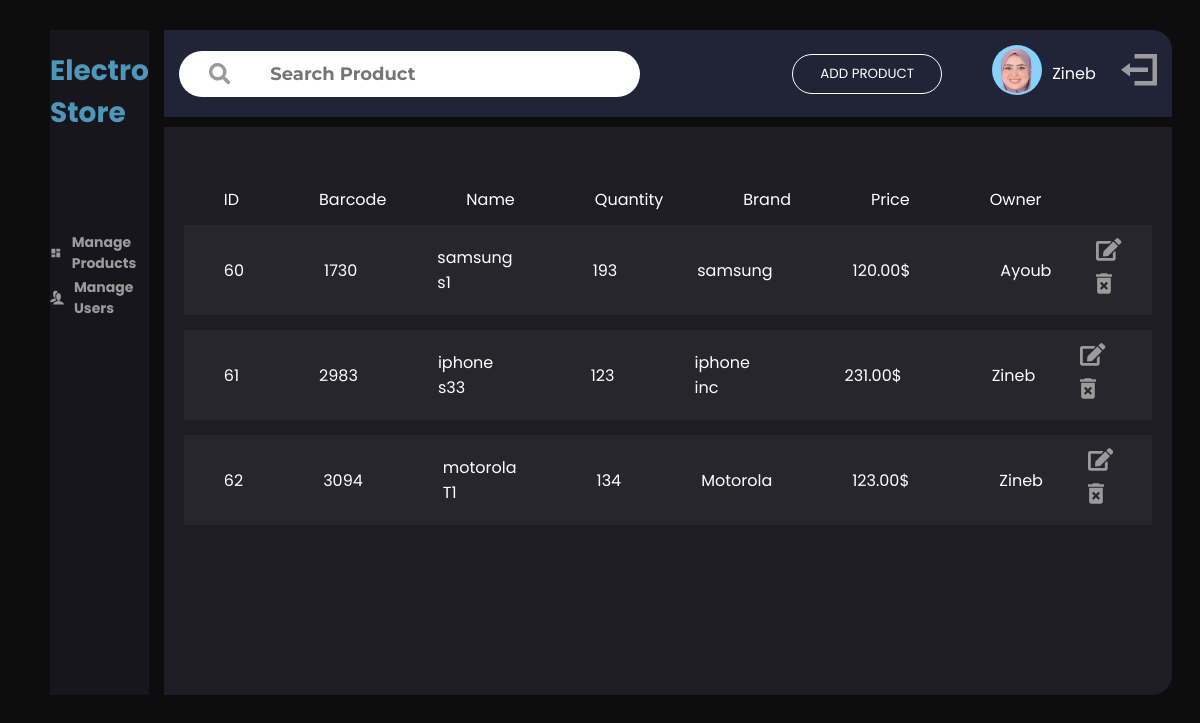
/index.php (signed in), run on the app's committed database.
### tables this page shows
CREATE TABLE `products` (
  `id_product` int(11) NOT NULL,
  `P_name` varchar(20) DEFAULT NULL,
  `Barcode` int(11) DEFAULT NULL,
  `Quantity` int(11) DEFAULT NULL,
  `Brand` varchar(10) DEFAULT NULL,
  `Price` decimal(10,2) DEFAULT NULL,
  `image_url` varchar(300) DEFAULT NULL,
  `id_user` int(11) DEFAULT NULL
);

CREATE TABLE `users` (
  `id` int(11) NOT NULL,
  `F_name` varchar(10) DEFAULT NULL,
  `L_name` varchar(10) DEFAULT NULL,
  `Email` varchar(100) DEFAULT NULL,
  `Password` varchar(30) DEFAULT NULL,
  `profile_img` varchar(105) DEFAULT NULL
);

### php/read.php (the view, shortened to what this page needs)
<?php
require_once 'config.php';
$sql = "SELECT id_product,Barcode,P_name,Quantity,Brand,Price,image_url,F_name FROM products,users where products.id_user=users.id";
$result = $conn->query($sql);
while ($row = $result->fetch_assoc()) {
    echo "<div class=\"data\">";
    echo "<p class=\"id\">" . $row['id_product'] . "</p>";
    echo " <p class=\"barcode\">" . $row['Barcode'] . "</p>";
    echo "<p class=\"name\">" . $row['P_name'] . "</p>";
    echo "<p class=\"quantity\">" . $row['Quantity'] . "</p>";
    echo " <p class=\"brand\">" . $row['Brand'] . "</p>";
    echo "<p class=\"price\">" . $row['Price'] . "$</p>";
    echo "<p class=\"owner\">" . $row['F_name'] . "</p>";
    echo ' <div class="edit-delete">
        <svg class="edit_button" xmlns="http://www.w3.org/2000/svg" width="30.302" height="26.93" viewBox="0 0 30.302 26.93">
            <path id="Icon_awesome-edit" data-name="Icon awesome-edit" d="M21.18,4.379l4.745,4.745a.514.514,0,0,1,0,.726l-11.49,11.49-4.882.542A1.023,1.023,0,0,1,8.422,20.75l.542-4.882,11.49-11.49A.514.514,0,0,1,21.18,4.379Zm8.522-1.2L27.135.607a2.058,2.058,0,0,0-2.9,0L22.369,2.469a.514.514,0,0,0,0,.726L27.114,7.94a.514.514,0,0,0,.726,0L29.7,6.078A2.058,2.058,0,0,0,29.7,3.174ZM20.2,18.215V23.57H3.367V6.736H15.456a.647.647,0,0,0,.447-.184l2.1-2.1a.631.631,0,0,0-.447-1.078H2.525A2.526,2.526,0,0,0,0,5.894V24.412a2.526,2.526,0,0,0,2.525,2.525H21.043a2.526,2.526,0,0,0,2.525-2.525v-8.3a.632.632,0,0,0-1.078-.447l-2.1,2.1A.647.647,0,0,0,20.2,18.215Z" transform="translate(0 -0.007)" fill="#9b9b9b" />
        </svg>
        <svg class="delete" xmlns="http://www.w3.org/2000/svg" width="20.945" height="26.93" viewBox="0 0 20.945 26.93">
            <path id="Icon_material-delete-forever" data-name="Icon material-delete-forever" d="M9,28.438a3,3,0,0,0,2.992,2.992H23.957a3,3,0,0,0,2.992-2.992V10.484H9Zm3.68-10.652,2.11-2.11,3.187,3.172,3.172-3.172,2.11,2.11-3.172,3.172,3.172,3.172-2.11,2.11-3.172-3.172L14.8,26.238l-2.11-2.11,3.172-3.172ZM23.209,6l-1.5-1.5H14.232L12.736,6H7.5V8.988H28.445V6Z" transform="translate(-7.5 -4.5)" fill="#9b9b9b" />
        </svg>
    </div></div>';
}

### index.php (shortened to what this page needs)
<!DOCTYPE html>
<html lang="en">
<head>
    <link rel="stylesheet" href="css/index.css">
</head>
<body>
    <div id="container">
        <div id="nav-bar-container">
            <h1>Electro Store</h1>
            <div id="nav">
                <div class="Ico-p">
                    <svg height="48" viewBox="0 0 48 48" width="48" xmlns="http://www.w3.org/2000/svg">
                        <path d="M0 0h48v48h-48z" fill="none" />
                        <path d="M6 26h16v-20h-16v20zm0 16h16v-12h-16v12zm20 0h16v-20h-16v20zm0-36v12h16v-12h-16z" />
                    </svg>
                    <p>Manage Products</p>
                </div>
                <div class="Ico-p">
                    <p>Manage Users</p>
                </div>
            </div>
        </div>
        <div id="right-container">
            <div id="search-bar">
                <div id="search-box">
                    <input type="text" placeholder="Search Product">
                </div>
                <button onclick="addproduct()" id="add-button">ADD PRODUCT</button>
                <div id="user">
                    <div id="user-img">
                        <img src="<?php echo $_SESSION['profile_img']; ?>">
                    </div>
                    <p> <?php echo $_SESSION['name']; ?> </p>
                    <form id="logout-form" action="php/logout.php" method="POST">
                        <svg id="log-out" xmlns="http://www.w3.org/2000/svg" width="36" height="31.5" viewBox="0 0 36 31.5">
                            <path id="Icon_open-account-logout" data-name="Icon open-account-logout" d="M13.5,0V4.5h18V27h-18v4.5H36V0ZM9,9,0,15.75,9,22.5V18H27V13.5H9Z" fill="#9b9b9b" />
                        </svg>
                    </form>
                </div>
            </div>
            <div id="main-container">
                <div id="products-title">
                    <p>ID</p>
                    <p>Barcode</p>
                    <p>Name</p>
                    <p>Quantity</p>
                    <p>Brand</p>
                    <p>Price</p>
                    <p>Owner</p>
                </div>
                <div class="data-container">
                    <?php include 'php/read.php'; ?>
                </div>
            </div>
        </div>
    </div>
</body>
</html>

### css/index.css (style rules this page uses)
* { font-family: "poppins"; padding: 0; margin: 0; -webkit-box-sizing: border-box; box-sizing: border-box; }
body { background-color: #0D0D0D; }
#container { -webkit-filter: blur(0px); filter: blur(0px); -webkit-transition: all 1s; transition: all 1s; -webkit-box-orient: horizontal; -webkit-box-direction: normal; -ms-flex-direction: row; flex-direction: row; margin: 30px 50px 0px 50px; display: -webkit-box; display: -ms-flexbox; display: flex; }
#container #nav-bar-container { -webkit-box-align: center; -ms-flex-align: center; align-items: center; font-size: 14px; font-family: "Montserrat"; font-weight: bold; width: 25%; background-color: #17161C; display: -webkit-box; display: -ms-flexbox; display: flex; -webkit-box-orient: vertical; -webkit-box-direction: normal; -ms-flex-direction: column; flex-direction: column; }
#container #nav-bar-container h1 { margin-top: 20px; font-weight: bold; color: #4E97B9; }
#container #nav-bar-container #nav { margin-top: 100px; }
#container #nav-bar-container #nav .Ico-p { margin-top: -5px; display: -webkit-box; display: -ms-flexbox; display: flex; -webkit-column-gap: 10px; column-gap: 10px; -webkit-box-align: center; -ms-flex-align: center; align-items: center; }
#container #nav-bar-container #nav .Ico-p svg { fill: #9B9B9B; width: 19.18px; }
#container #nav-bar-container #nav .Ico-p p { color: #9B9B9B; }
#container #right-container { width: 100%; margin-left: 15px; }
#container #right-container #search-bar { padding: 15px; margin-bottom: 10px; display: -webkit-box; display: -ms-flexbox; display: flex; background-color: #212437; border-top-right-radius: 20px; -webkit-box-align: center; -ms-flex-align: center; align-items: center; }
#container #right-container #search-bar button { margin-left: auto; -webkit-transition: all 1s; transition: all 1s; font-family: "Poppins"; color: white; background-color: Transparent; border: none; cursor: pointer; border: solid 1px white; border-radius: 50px; padding: 0 15px; width: 150px; height: 40px; outline: none; }
#container #right-container #search-bar #user { display: -webkit-box; display: -ms-flexbox; display: flex; -webkit-box-align: center; -ms-flex-align: center; align-items: center; }
#container #right-container #search-bar #user #user-img img { margin-left: 50px; border-radius: 50px; width: 50px; }
#container #right-container #search-bar #user p { color: white; padding-left: 10px; padding-right: 25px; }
#container #right-container #search-bar #user svg { cursor: pointer; }
#container #right-container #search-bar #search-box { padding: 12px 20px; border-radius: 50px; display: -webkit-box; display: -ms-flexbox; display: flex; -webkit-box-align: center; -ms-flex-align: center; align-items: center; -webkit-column-gap: 40px; column-gap: 40px; background-color: white; }
#container #right-container #search-bar #search-box svg { margin-left: 10px; }
#container #right-container #search-bar #search-box input { width: 350px; color: #A2A2A2; font-family: "Montserrat"; font-weight: bold; font-size: 18px; outline: none; border: none; }
#container #right-container #main-container { background-color: #1E1D25; border-bottom-right-radius: 20px; }
#container #right-container #main-container #products-title { margin-left: 20px; margin-bottom: 8px; display: -webkit-box; display: -ms-flexbox; display: flex; color: white; }
#container #right-container #main-container #products-title p { padding: 60px 40px 5px 40px; }
#container #right-container #main-container .data-container { height: 470px; overflow: scroll; }
#container #right-container #main-container .data-container .data { background-color: #27262C; margin-left: 20px; margin-bottom: 15px; margin-right: 20px; display: -webkit-box; display: -ms-flexbox; display: flex; -webkit-box-align: center; -ms-flex-align: center; align-items: center; color: white; }
#container #right-container #main-container .data-container .data p { padding: 20px 40px 20px 40px; }
#container #right-container #main-container .data-container .data p:nth-child(7) { margin-left: 10px; }
#container #right-container #main-container .data-container .data .edit-delete { padding-right: 30px; margin-left: auto; }
#container #right-container #main-container .data-container .data .edit-delete svg { padding-left: 5px; }

### data on the page
products: id_product "60", Barcode "1730", P_name "samsung s1", Quantity "193", Brand "samsung", Price "120.00", id_user.F_name "Ayoub"
products: id_product "61", Barcode "2983", P_name "iphone s33", Quantity "123", Brand "iphone inc", Price "231.00", id_user.F_name "Zineb"
products: id_product "62", Barcode "3094", P_name "motorola T1", Quantity "134", Brand "Motorola", Price "123.00", id_user.F_name "Zineb"

### other printed values
$_SESSION['name'] "Zineb"
